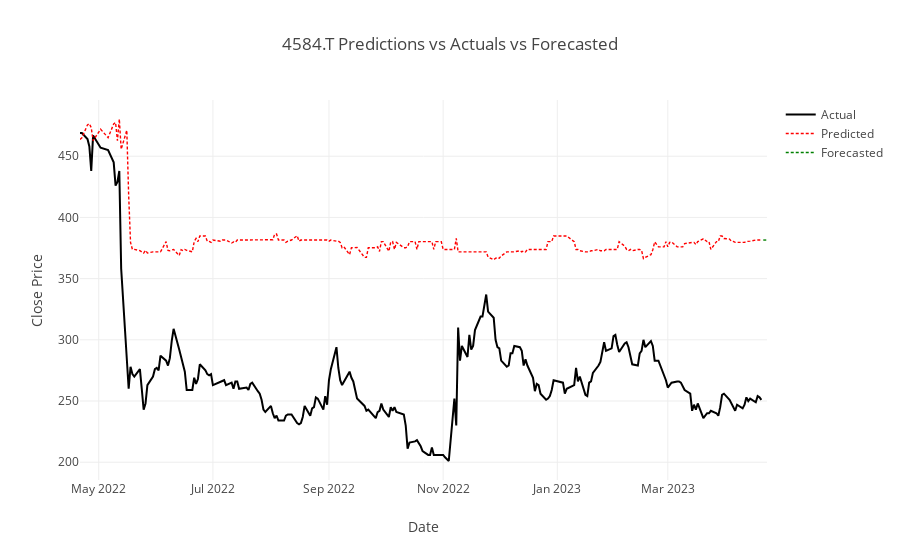
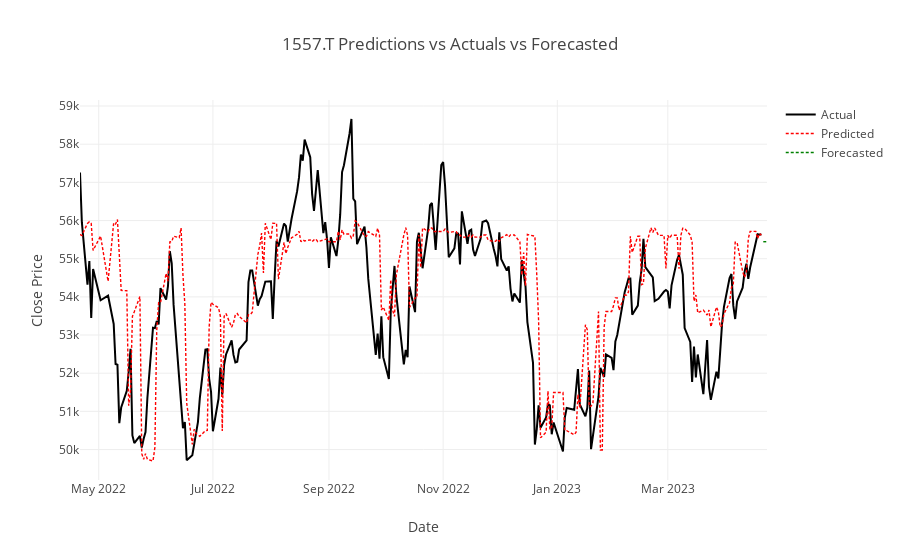
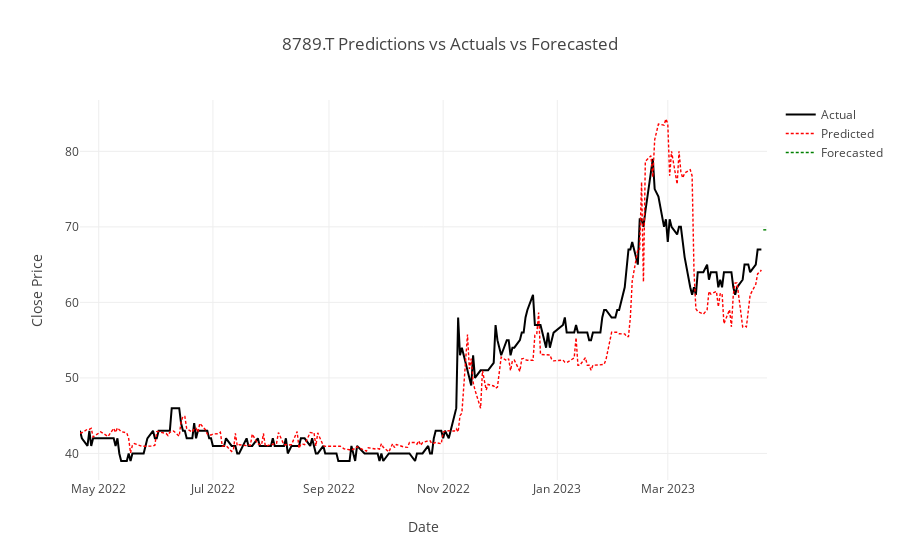
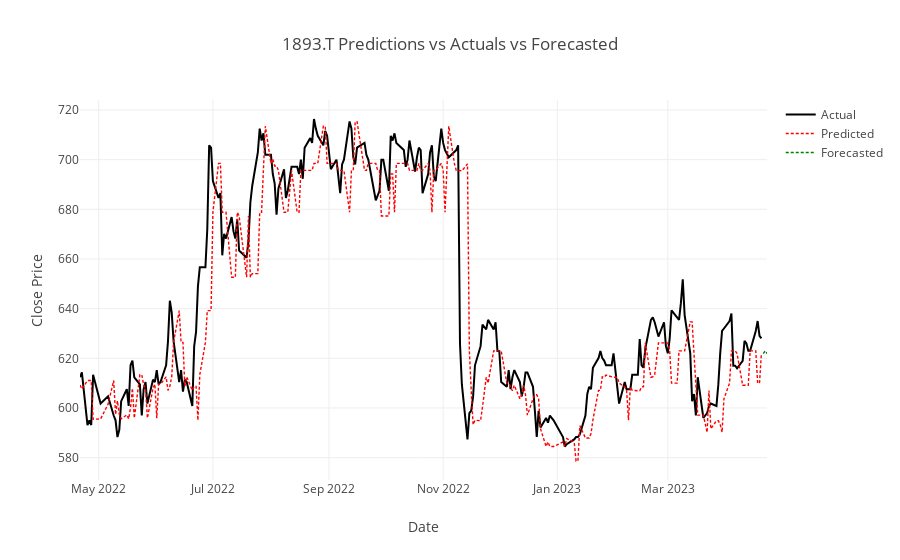

Notebook code cell kept with these figures, in order:
### Code cell
# クロスバリデーションのもっともよかったモデルの予測と実績の対比と、
# 一週間分の将来予測を時系列グラフにして表示
for target_symbol in target_symbols:
    fig = go.Figure()

    fig.add_trace(go.Scatter(x=actuals[target_symbol].index,
                            y=actuals[target_symbol]['actual'],
                            mode='lines',
                            name='Actual',
                            line=dict(color='black')))
    fig.add_trace(go.Scatter(x=predictions[target_symbol].index,
                            y=predictions[target_symbol]['prediction'],
                            mode='lines',
                            name='Predicted',
                            line=dict(color='red', dash='3px,2px', width=1.4)))

    # Add future predictions to the plot
    future_dates = future_predictions[target_symbol].index
    fig.add_trace(go.Scatter(x=future_dates,
                            y=future_predictions[target_symbol]['prediction'],
                            mode='lines',
                            name='Forecasted',
                            line=dict(color='green', dash='3px,2px', width=1.4)))

    fig.update_layout(title=f"{target_symbol} Predictions vs Actuals vs Forecasted",
                    xaxis_title="Date",
                    yaxis_title="Close Price")
    fig.show()

### Figure 1 — Plotly figure (JSON) as saved in the notebook; plotly's stock layout.template omitted (floating-point values rounded to 4 significant figures; data arrays with more than 128 entries replaced by an {"elided": "..."} marker saying what was removed)
{"data": [{"line": {"color": "black"}, "mode": "lines", "name": "Actual", "type": "scatter", "x": {"elided": "245 str values"}, "y": {"elided": "245 int values"}}, {"line": {"color": "red", "dash": "3px,2px", "width": 1.4}, "mode": "lines", "name": "Predicted", "type": "scatter", "x": {"elided": "245 str values"}, "y": {"elided": "245 float values"}}, {"line": {"color": "green", "dash": "3px,2px", "width": 1.4}, "mode": "lines", "name": "Forecasted", "type": "scatter", "x": ["2023-04-21T00:00:00", "2023-04-22T00:00:00", "2023-04-23T00:00:00"], "y": [381.5, 381.5, 381.5]}], "layout": {"title": {"text": "4584.T Predictions vs Actuals vs Forecasted"}, "xaxis": {"title": {"text": "Date"}}, "yaxis": {"title": {"text": "Close Price"}}}}

### Figure 2 — Plotly figure (JSON) as saved in the notebook; plotly's stock layout.template omitted (floating-point values rounded to 4 significant figures; data arrays with more than 128 entries replaced by an {"elided": "..."} marker saying what was removed)
{"data": [{"line": {"color": "black"}, "mode": "lines", "name": "Actual", "type": "scatter", "x": {"elided": "245 str values"}, "y": {"elided": "245 int values"}}, {"line": {"color": "red", "dash": "3px,2px", "width": 1.4}, "mode": "lines", "name": "Predicted", "type": "scatter", "x": {"elided": "245 str values"}, "y": {"elided": "245 float values"}}, {"line": {"color": "green", "dash": "3px,2px", "width": 1.4}, "mode": "lines", "name": "Forecasted", "type": "scatter", "x": ["2023-04-21T00:00:00", "2023-04-22T00:00:00", "2023-04-23T00:00:00"], "y": [55440.0, 55440.0, 55440.0]}], "layout": {"title": {"text": "1557.T Predictions vs Actuals vs Forecasted"}, "xaxis": {"title": {"text": "Date"}}, "yaxis": {"title": {"text": "Close Price"}}}}

### Figure 3 — Plotly figure (JSON) as saved in the notebook; plotly's stock layout.template omitted (floating-point values rounded to 4 significant figures; data arrays with more than 128 entries replaced by an {"elided": "..."} marker saying what was removed)
{"data": [{"line": {"color": "black"}, "mode": "lines", "name": "Actual", "type": "scatter", "x": {"elided": "245 str values"}, "y": {"elided": "245 int values"}}, {"line": {"color": "red", "dash": "3px,2px", "width": 1.4}, "mode": "lines", "name": "Predicted", "type": "scatter", "x": {"elided": "245 str values"}, "y": {"elided": "245 float values"}}, {"line": {"color": "green", "dash": "3px,2px", "width": 1.4}, "mode": "lines", "name": "Forecasted", "type": "scatter", "x": ["2023-04-21T00:00:00", "2023-04-22T00:00:00", "2023-04-23T00:00:00"], "y": [69.6, 69.6, 69.6]}], "layout": {"title": {"text": "8789.T Predictions vs Actuals vs Forecasted"}, "xaxis": {"title": {"text": "Date"}}, "yaxis": {"title": {"text": "Close Price"}}}}

### Figure 4 — Plotly figure (JSON) as saved in the notebook; plotly's stock layout.template omitted (floating-point values rounded to 4 significant figures; data arrays with more than 128 entries replaced by an {"elided": "..."} marker saying what was removed)
{"data": [{"line": {"color": "black"}, "mode": "lines", "name": "Actual", "type": "scatter", "x": {"elided": "245 str values"}, "y": {"elided": "245 float values"}}, {"line": {"color": "red", "dash": "3px,2px", "width": 1.4}, "mode": "lines", "name": "Predicted", "type": "scatter", "x": {"elided": "245 str values"}, "y": {"elided": "245 float values"}}, {"line": {"color": "green", "dash": "3px,2px", "width": 1.4}, "mode": "lines", "name": "Forecasted", "type": "scatter", "x": ["2023-04-21T00:00:00", "2023-04-22T00:00:00", "2023-04-23T00:00:00"], "y": [621.9, 623.0, 621.9]}], "layout": {"title": {"text": "1893.T Predictions vs Actuals vs Forecasted"}, "xaxis": {"title": {"text": "Date"}}, "yaxis": {"title": {"text": "Close Price"}}}}
